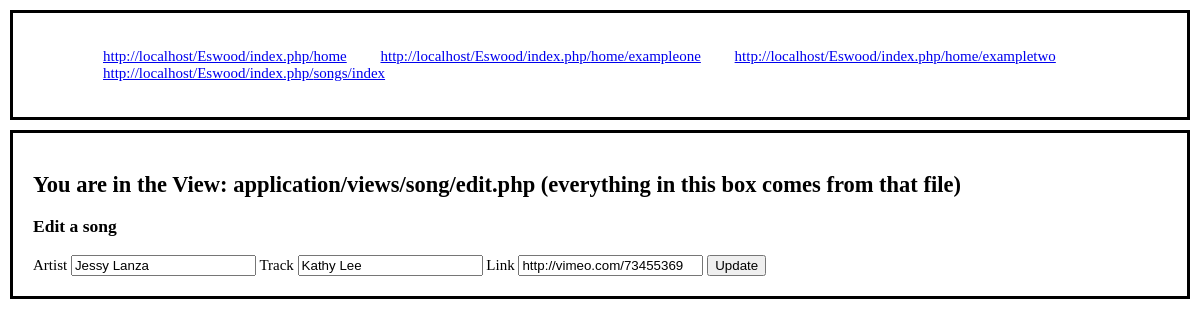
The app's page /index.php/songs/editsong/2 with its own data.
### tables this page shows
CREATE TABLE `song` (
  `id` int(11) NOT NULL AUTO_INCREMENT,
  `artist` text NOT NULL,
  `track` text NOT NULL,
  `link` text,
  PRIMARY KEY (`id`),
  UNIQUE KEY `id` (`id`)
);

### index.php (called while the page is built, shortened)
<?php
require APP . '/core/controller.php';
$app = new Application();

### application/core/controller.php (called while the page is built, shortened)
<?php
class Controller
{
    public $db = null;
    private function openDatabaseConnection()
    {
        $options = array(PDO::ATTR_DEFAULT_FETCH_MODE => PDO::FETCH_OBJ, PDO::ATTR_ERRMODE => PDO::ERRMODE_WARNING);
        $this->db = new PDO(DB_TYPE . ':host=' . DB_HOST . ';dbname=' . DB_NAME, DB_USER, DB_PASS, $options);
    }
    public function loadModel()
    {
        require APP . '/model/model.php';
        $this->model = new Model($this->db);
    }
}

### application/model/model.php (called while the page is built, shortened)
<?php
class Model
{
    function __construct($db)
    {
        try {
            $this->db = $db;
        } catch (PDOException $e) {
            exit('Conexion a la base de datos no establecida.');
        }
    }
    public function getSong($song_id)
    {
        $sql = "SELECT id, artist, track, link FROM song WHERE id = :song_id LIMIT 1";
        $query = $this->db->prepare($sql);
        $parameters = array(':song_id' => $song_id);
        $query->execute($parameters);
        return $query->fetch();
    }
}

### application/views/songs/edit.php (the view, shortened to what this page needs)
<div class="container">
    <h2>You are in the View: application/views/song/edit.php (everything in this box comes from that file)</h2>
    <div>
        <h3>Edit a song</h3>
        <form action="<?php echo URL_WITH_INDEX_FILE; ?>songs/updatesong" method="POST">
            <label>Artist</label>
            <input autofocus type="text" name="artist" value="<?php echo htmlspecialchars($song->artist, ENT_QUOTES, 'UTF-8'); ?>" required />
            <label>Track</label>
            <input type="text" name="track" value="<?php echo htmlspecialchars($song->track, ENT_QUOTES, 'UTF-8'); ?>" required />
            <label>Link</label>
            <input type="text" name="link" value="<?php echo htmlspecialchars($song->link, ENT_QUOTES, 'UTF-8'); ?>" />
            <input type="submit" name="submit_update_song" value="Update" />
        </form>
    </div>
</div>

### public/css/style.css (style rules this page uses)
html, body { margin: 0; padding: 0; }
body { font-size: 15px; }
.container { border: 3px solid #000; padding: 20px; margin: 10px; }

### records on screen
song: artist "Jessy Lanza", track "Kathy Lee", link "http://vimeo.com/73455369"

### other values on screen
URL_WITH_INDEX_FILE "http://localhost/Eswood/index.php/"
